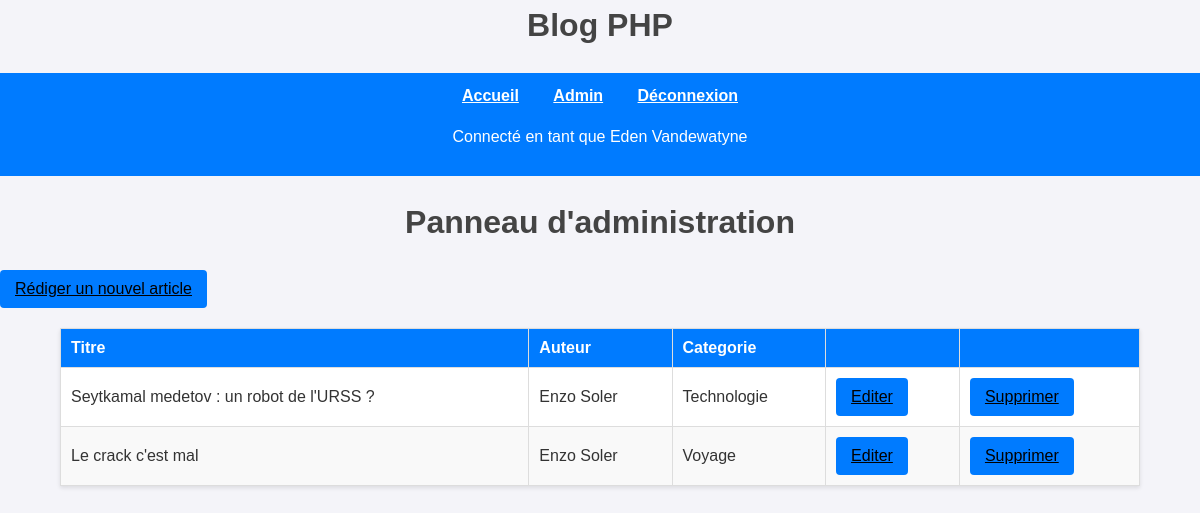
The page /admin.php (signed in) on the database its author committed.
### tables this page shows
CREATE TABLE `posts` (
  `id` int(11) NOT NULL,
  `titre` varchar(255) NOT NULL,
  `contenu` text NOT NULL,
  `date_creation` datetime DEFAULT CURRENT_TIMESTAMP,
  `auteur_id` int(11) DEFAULT NULL,
  `categorie_id` int(11) DEFAULT NULL
);

CREATE TABLE `categories` (
  `id` int(11) NOT NULL,
  `name` varchar(100) NOT NULL
);

### admin.php (the view, shortened to what this page needs)
<html>
    <head>
        <link rel="stylesheet" type="text/css" href="style.css">
    </head>
    <body>
        <?php
            include("include/header.php");
            include("include/basedonnee.php");
        ?>
        <h1>Panneau d'administration</h1>
        <button><a href="addarticle.php">Rédiger un nouvel article</a></button>
        <table>
            <thead>
                <tr>
                    <th>Titre</th>
                    <th>Auteur</th>
                    <th>Categorie</th>
                    <th></th>
                    <th></th>
                </tr>
            </thead>
            <tbody>
                <?php
                    $sql = "SELECT *, posts.id AS post_id, admin.prenom AS auteur_prenom, admin.nom AS auteur_nom, categories.name AS categorie
                            FROM posts
                            JOIN admin
                                ON posts.auteur_id = admin.id
                            JOIN categories
                                ON posts.categorie_id = categories.id";
                    $query = $pdo->query($sql);
                    $results = $query->fetchAll(PDO::FETCH_ASSOC);
                    foreach ($results as $row) {
                        ?>
                            <tr>
                                <td><?php echo $row["titre"]; ?></td>
                                <td><?php echo $row["auteur_prenom"] ." "   .$row["auteur_nom"]?></td>
                                <td><?php echo $row["categorie"] ?></td>
                                <td><button><a href="edit.php?id=<?php echo $row["post_id"] ?>">Editer</a></button></td>
                                <td><button><a href="delete.php?id=<?php echo $row["post_id"]; ?>">Supprimer</a></button></td>
                            </tr>
                        <?php
                    }
                ?>
            </tbody>
        </table>
    </body>
</html>

### style.css (style rules this page uses)
body { font-family: Arial, sans-serif; background-color: #f4f4f9; margin: 0; padding: 0; color: #333; line-height: 1.6; }
h1, h2, h3 { text-align: center; color: #444; }
a { text-decoration: underline; color: black; }
button, input[type="submit"] { background-color: #007BFF; color: white; border: none; padding: 10px 15px; border-radius: 4px; font-size: 16px; }
table { width: 90%; margin: 20px auto; border-collapse: collapse; background: #fff; box-shadow: 0 2px 4px rgba(0, 0, 0, 0.1); }
table th, table td { padding: 10px; text-align: left; border: 1px solid #ddd; }
table th { background-color: #007BFF; color: white; }
table tr:nth-child(even) { background-color: #f9f9f9; }

### rows shown on the page
posts: titre "Seytkamal medetov : un robot de l'URSS ?", admin.prenom "Enzo", admin.nom "Soler", categorie.name "Technologie"
posts: titre "Le crack c'est mal", admin.prenom "Enzo", admin.nom "Soler", categorie.name "Voyage"

### other values the page prints
$_SESSION["admin_prenom"] "Eden"
$_SESSION["admin_nom"] "Vandewatyne"
